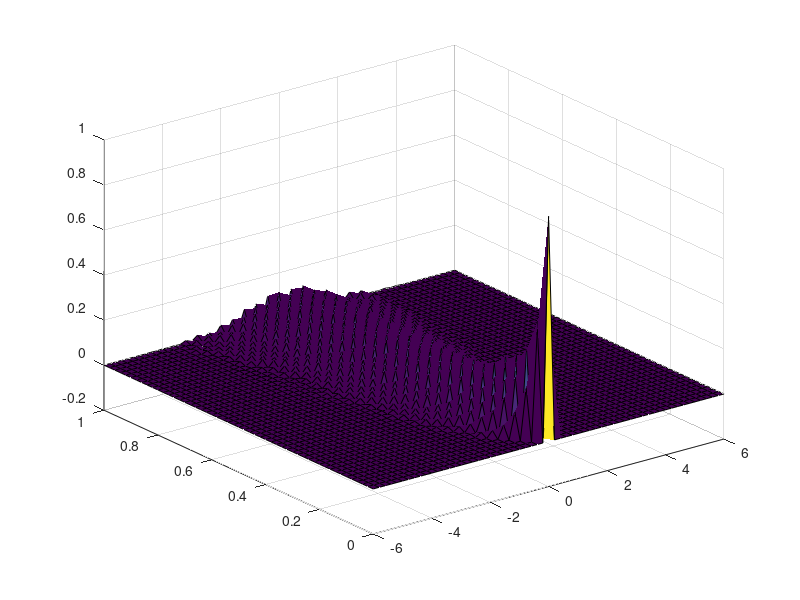

Recreate this plot in MATLAB. (Note: this script raises an error after producing the figure.)
% Solving the parabolic PDE $u_t=u_{xx}$, $u(x,0)=\delta(x)$, $t\in[0,1]$
% using a random walk approach.
%
% john jenkinson, UTSA 2014

% Number of walkers.
M=1000; a=1/M;
% Spatial interval.
L=6;
dx=0.2;
x=-L:dx:L;
% Time interval such that $dx=\sqrt{2 dt}$.
dt=dx^2/2;
t=0:dt:1;
% Initial distribution.
u=zeros(length(x),length(t));
u((length(x)+1)/2,1)=1; %$u(x,0)=\delta(x)$
%for i=1:length(x)
%   u(i,1)=exp(-((length(x)/2-i)*dx)^2/2);
%end
for j=1:length(t)-1
    v=zeros(size(u(:,1)));
     for i=1:length(x)
       if u(i,j) >= a
           w=zeros(size(u(:,1)));
           w(i)=u(i,j);
           while w(i)> 0
               w(i)=w(i)-a;
               r=rand;
                if r<=0.5
                   w(i-1)=w(i-1)+a;
                else
                   w(i+1)=w(i+1)+a;
                end
           end
           v=v+w;
       end
     end
     u(:,j+1)=v;
end
           
%Plotting the solution:
[X,T]=meshgrid(x,t);
surf(X,T,u')
alpha 0.8
axis equal
        
    



